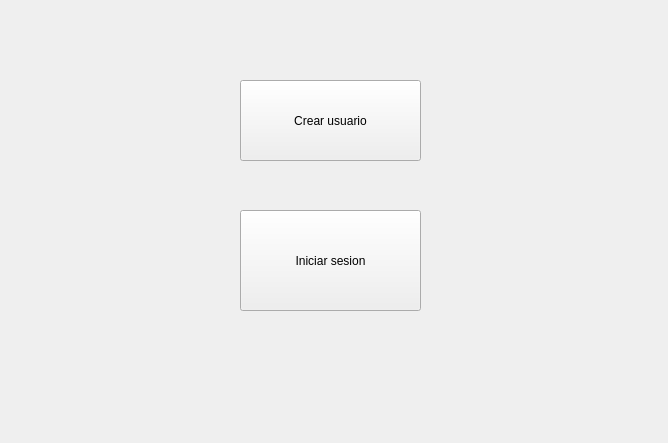
<?xml version="1.0" encoding="UTF-8"?>
<ui version="4.0">
 <class>Form</class>
 <widget class="QWidget" name="Form">
  <property name="enabled">
   <bool>true</bool>
  </property>
  <property name="geometry">
   <rect>
    <x>0</x>
    <y>0</y>
    <width>668</width>
    <height>443</height>
   </rect>
  </property>
  <property name="windowTitle">
   <string>Form</string>
  </property>
  <widget class="QPushButton" name="boton2">
   <property name="geometry">
    <rect>
     <x>240</x>
     <y>80</y>
     <width>181</width>
     <height>81</height>
    </rect>
   </property>
   <property name="text">
    <string>Crear usuario</string>
   </property>
  </widget>
  <widget class="QPushButton" name="boton1">
   <property name="geometry">
    <rect>
     <x>240</x>
     <y>210</y>
     <width>181</width>
     <height>101</height>
    </rect>
   </property>
   <property name="text">
    <string>Iniciar sesion</string>
   </property>
  </widget>
 </widget>
 <resources/>
 <connections/>
</ui>
